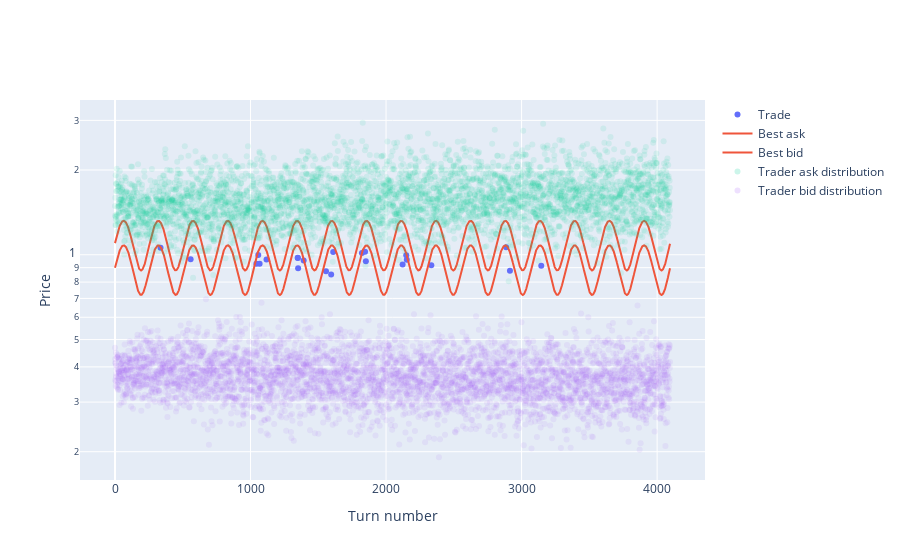

Source (notebook cell):
### Code cell
trades_plot(turn_results)

### Figure 1 — Plotly figure (JSON) as saved in the notebook; plotly's stock layout.template omitted (floating-point values rounded to 4 significant figures; data arrays with more than 128 entries replaced by an {"elided": "..."} marker saying what was removed)
{"data": [{"marker": {"color": "#636EFA"}, "mode": "markers", "name": "Trade", "type": "scatter", "x": [336, 558, 1043, 1057, 1067, 1118, 1348, 1349, 1351, 1392, 1557, 1595, 1610, 1822, 1845, 1851, 2122, 2149, 2153, 2334, 2886, 2914, 3145], "y": [1.059, 0.9642, 0.9287, 0.9987, 0.9301, 0.9617, 0.9767, 0.9732, 0.8956, 0.9547, 0.8746, 0.851, 1.024, 1.015, 1.026, 0.9476, 0.9227, 0.9959, 0.9603, 0.9181, 1.064, 0.8777, 0.9149]}, {"marker": {"color": "#EF553B"}, "name": "Best ask", "type": "scatter", "y": {"elided": "4096 float values"}}, {"marker": {"color": "#EF553B"}, "name": "Best bid", "type": "scatter", "y": {"elided": "4096 float values"}}, {"marker": {"color": "#00CC96", "opacity": 0.1}, "mode": "markers", "name": "Trader ask distribution", "type": "scatter", "x": {"elided": "4096 int values"}, "y": {"elided": "4096 float values"}}, {"marker": {"color": "#AB63FA", "opacity": 0.1}, "mode": "markers", "name": "Trader bid distribution", "type": "scatter", "x": {"elided": "4096 int values"}, "y": {"elided": "4096 float values"}}], "layout": {"xaxis": {"title": {"text": "Turn number"}}, "yaxis": {"title": {"text": "Price"}, "type": "log"}}}
